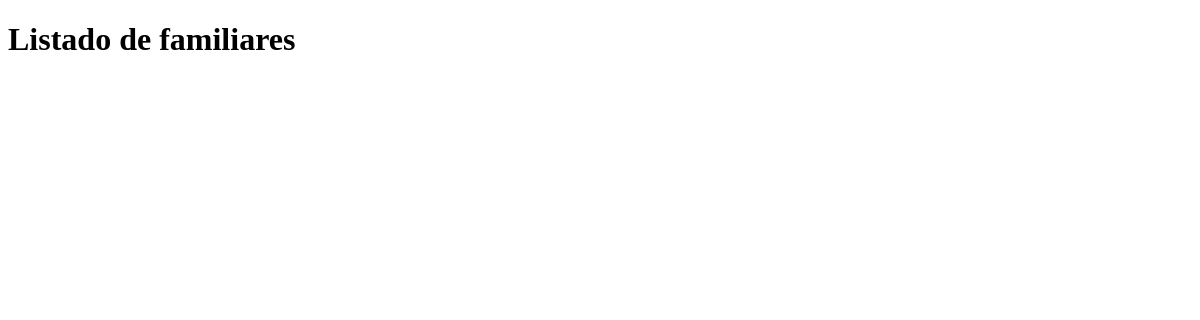
Before: / with the older database file.
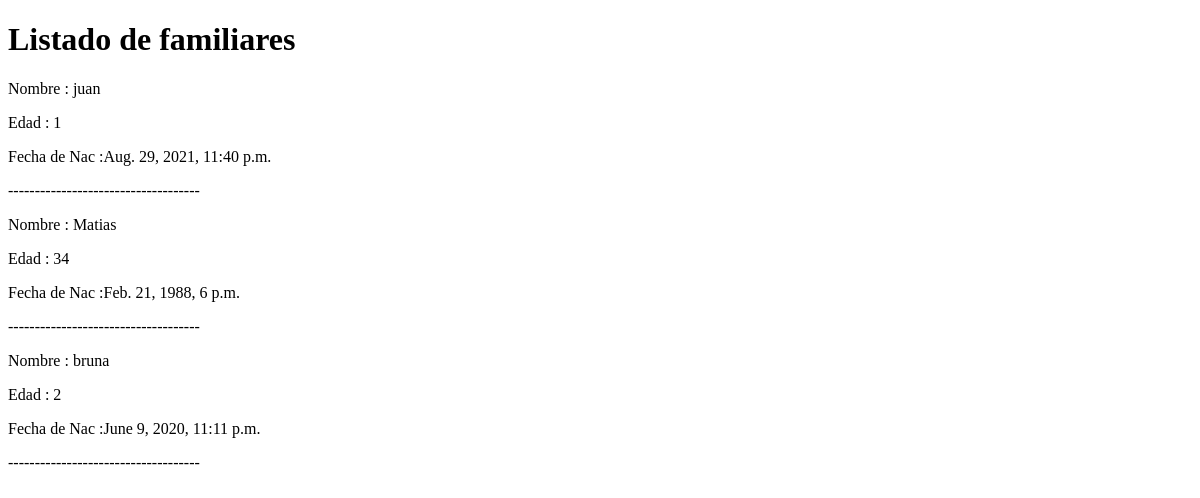
After: the same page with the newer database file.
### familiares_app/models.py (models this page shows)
class Familiar(models.Model):
    nombre = models.CharField(max_length=40)
    edad = models.IntegerField()
    f_nac = models.DateTimeField()

### familiares_app/views.py (the view)
# urls.py: path('', home),
def home(req):
    familiares = Familiar.objects.all()
    return render(req, "index.html", {"familiares":familiares})

### familiares_app/templates/index.html (shortened to what this page needs)
<!DOCTYPE html>
<html lang="es">
<head>
</head>
<body>
    <h1>Listado de familiares </h1>
    {% for familiar in familiares %}
        <p> Nombre :  {{familiar.nombre}}</p>
        <p> Edad :  {{familiar.edad}}</p>
        <p> Fecha de Nac :{{familiar.f_nac}}</p>
        <p> ------------------------------------</p>
    {%endfor%}
</body>
</html>

Changed rows visible on the page:
added Familiar: nombre "juan", edad "1", f_nac "Aug. 29, 2021, 11:40 p.m."
added Familiar: nombre "Matias", edad "34", f_nac "Feb. 21, 1988, 6 p.m."
added Familiar: nombre "bruna", edad "2", f_nac "June 9, 2020, 11:11 p.m."
